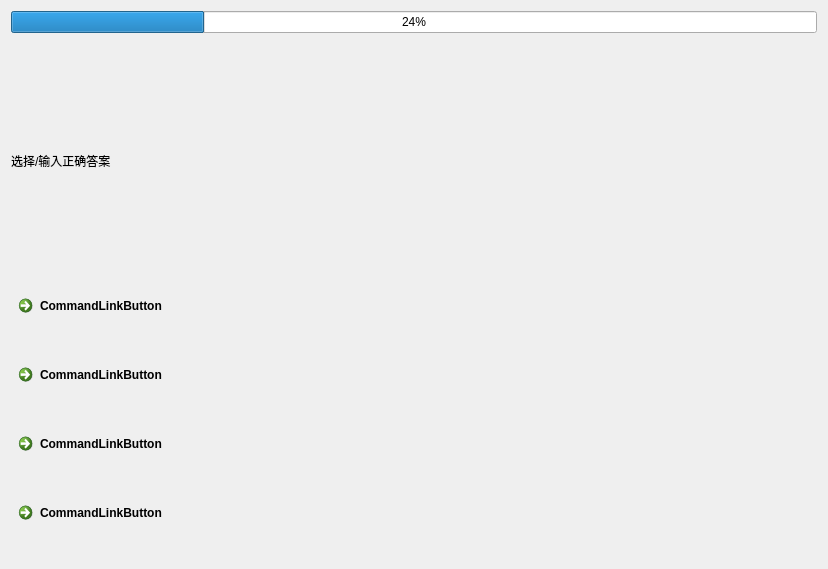
<?xml version="1.0" encoding="UTF-8"?>
<ui version="4.0">
 <class>test</class>
 <widget class="QWidget" name="test">
  <property name="geometry">
   <rect>
    <x>0</x>
    <y>0</y>
    <width>828</width>
    <height>569</height>
   </rect>
  </property>
  <property name="windowTitle">
   <string>Form</string>
  </property>
  <layout class="QGridLayout" name="gridLayout">
   <item row="1" column="0">
    <layout class="QVBoxLayout" name="verticalLayout_2">
     <item>
      <widget class="QCommandLinkButton" name="A">
       <property name="text">
        <string>CommandLinkButton</string>
       </property>
       <property name="checkable">
        <bool>false</bool>
       </property>
       <property name="checked">
        <bool>false</bool>
       </property>
       <property name="autoRepeatInterval">
        <number>300</number>
       </property>
       <property name="autoDefault">
        <bool>false</bool>
       </property>
       <property name="default">
        <bool>false</bool>
       </property>
      </widget>
     </item>
     <item>
      <widget class="QCommandLinkButton" name="B">
       <property name="text">
        <string>CommandLinkButton</string>
       </property>
      </widget>
     </item>
     <item>
      <widget class="QCommandLinkButton" name="C">
       <property name="text">
        <string>CommandLinkButton</string>
       </property>
      </widget>
     </item>
     <item>
      <widget class="QCommandLinkButton" name="D">
       <property name="text">
        <string>CommandLinkButton</string>
       </property>
      </widget>
     </item>
    </layout>
   </item>
   <item row="0" column="0">
    <layout class="QVBoxLayout" name="verticalLayout">
     <item>
      <widget class="QProgressBar" name="finished">
       <property name="value">
        <number>24</number>
       </property>
      </widget>
     </item>
     <item>
      <widget class="QLabel" name="text">
       <property name="styleSheet">
        <string notr="true">font: 75 18pt &quot;微软雅黑&quot;;</string>
       </property>
       <property name="text">
        <string>选择/输入正确答案</string>
       </property>
      </widget>
     </item>
    </layout>
   </item>
  </layout>
 </widget>
 <resources/>
 <connections/>
</ui>
